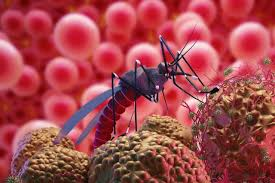
#> input picture Image Classification with CNN for Malaria Data/malaria.jpeg, 275 x 183 px, given in place of the camera
$ python color_detection.py
#> lines starting #> are read from the running program, lines starting #| are printed output that depends on the picture; after the words box and inside, x2 and y2 are one past the last pixel; in counts of white or black regions, pixels touching at a corner belong together
import cv2
import numpy as np
from collections import deque

#HSV----Hue, Saturate, Value

buffer_size = 16
pts = deque(maxlen=buffer_size)

blue_lower = (84, 98, 0)
blue_upper = (179, 255, 255)

cap = cv2.VideoCapture(0)
cap.set(3, 960)
cap.set(4, 480)

while True:
    ret, image_original = cap.read()
#> image_original is the input picture: shape (183, 275, 3); mean B, G, R 76.7, 71.6, 165

    if ret:
        #blurring
        blurred = cv2.GaussianBlur(image_original, (11,11), 0)
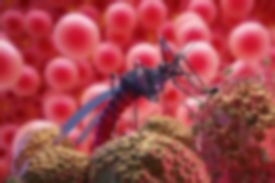
#> blurred: shape (183, 275, 3); mean B, G, R 76.7, 71.7, 165

        # hsv çevirme
        hsv = cv2.cvtColor(blurred, cv2.COLOR_BGR2HSV)
#> hsv: shape (183, 275, 3); mean H, S, V 117.3, 152.8, 165.4
        cv2.imshow("HSV", hsv)

        # maske oluşturma
        mask = cv2.inRange(hsv, blue_lower, blue_upper)
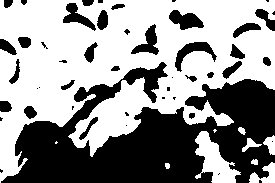
#> mask: shape (183, 275); 58.1% white; 48 black regions (20 under 20 px), largest, box (x1, y1, x2, y2) and area: (1, 62, 275, 183) 17232, (175, 42, 217, 72) 426, (169, 10, 204, 30) 419
        cv2.imshow("MASKE", mask)

        #gürültme azaltma
        mask = cv2.erode(mask, None, iterations=2)
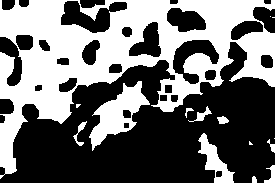
#> mask: shape (183, 275); 43% white; 15 white regions (5 under 20 px), largest, box (x1, y1, x2, y2) and area: (0, 0, 275, 179) 18729, (89, 81, 150, 151) 1708, (198, 133, 235, 183) 707
        mask = cv2.dilate(mask, None, iterations=2)
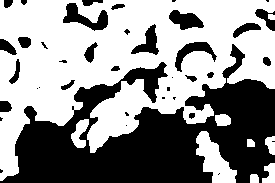
#> mask: shape (183, 275); 56.7% white; 39 black regions (16 under 20 px)
        cv2.imshow("GURULTUSUZ",mask)

        mask2 = cv2.bitwise_and(image_original, image_original, mask=mask)
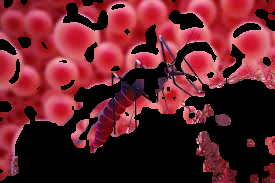
#> mask2: shape (183, 275, 3); mean B, G, R 42.2, 33.5, 101.9
        cv2.imshow("MASK2", mask2)

        # kontur işlemleri
        (contours, _) = cv2.findContours(mask.copy(), cv2.RETR_EXTERNAL, cv2.CHAIN_APPROX_SIMPLE)
#> contours = 9 contours; largest, box (x1, y1, x2, y2) and area: (0, 0, 275, 181) 28520, (196, 131, 237, 183) 1005, (71, 119, 89, 148) 259, (262, 163, 275, 183) 151, (215, 114, 231, 126) 140
        if len(contours)>0:
            c = max(contours, key=cv2.contourArea)
#> c = contour of 502 points, box (x1, y1, x2, y2) (0, 0, 275, 181), area 28520
            rect = cv2.minAreaRect(c)
#> rect = ((137, 90), (180, 274), -90)
            ((x,y), (width,height), rotation)=rect
#> x = 137; y = 90; width = 180; height = 274; rotation = -90

            # kutucuk
            box = cv2.boxPoints(rect)
#> box = [[274, 180], [-5.51e-15, 180], [0, 0], [274, 0]]
            box = np.int64(box)
#> box = [[274, 180], [0, 180], [0, 0], [274, 0]]

            #moment
            M = cv2.moments(c)
#> M = moments, m00 28519.5, centre m10/m00, m01/m00 = (123.1, 58.84)
            center = (int(M["m10"]/M["m00"]), int(M["m01"]/M["m00"]))
#> center = (123, 58)

            # kontur çizdirme
            cv2.drawContours(image_original, [box], 0, [0,255,255], 2)
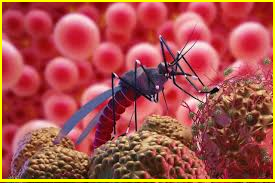
#> image_original: shape (183, 275, 3); 4.14% of pixels changed, all inside (x1, y1, x2, y2) = (0, 0, 275, 182)

            #daire çizme
            cv2.circle(image_original, center, 5, (255, 0, 255), -1)

            # yazı yazma
            cv2.putText(image_original, "HSV", (200,100), cv2.FONT_HERSHEY_SIMPLEX, 3,(255,0,150))
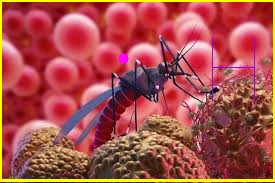
#> image_original: shape (183, 275, 3); mean B, G, R 75.3, 79.7, 169.7

        pts.append(center)
        for i in range(1, len(pts)):
            if pts[i - 1] is None or pts[i] is None: continue
            cv2.line(image_original, pts[i - 1], pts[i], (90, 90, 255), 3)

        cv2.imshow("COLOR DETECTION", image_original)


    if cv2.waitKey(1) & 0XFF == ord("q"):break
#> (key q is pressed here)

cap.release()
cv2.destroyAllWindows()
